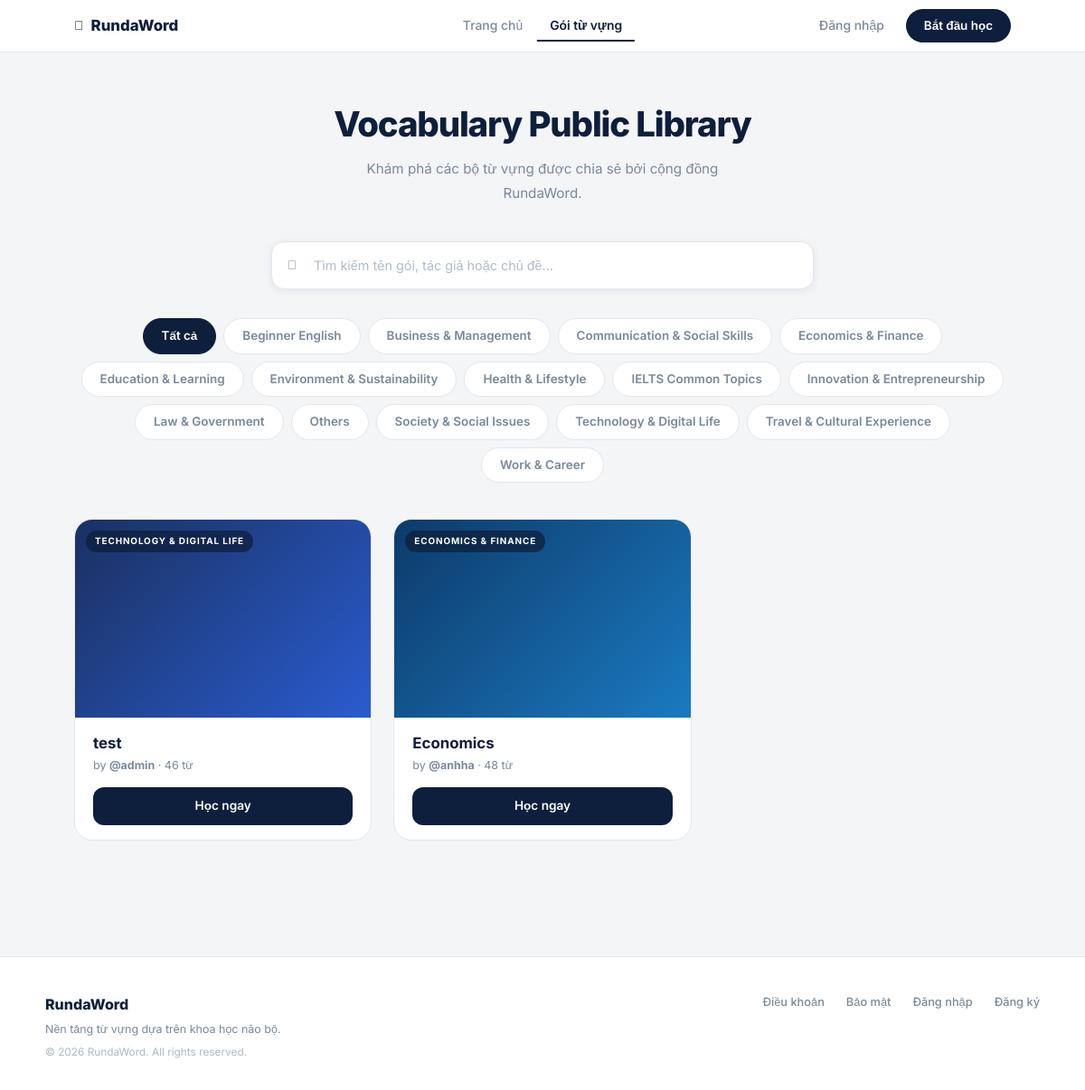
/explore, run on the app's committed database.
### main.py (models this page shows, shortened)
class TopicCatalog(db.Model):
    __tablename__ = 'topic_catalog'
    id   = db.Column(db.Integer, primary_key=True)
    name = db.Column(db.String(120), unique=True, nullable=False)

class VocabPackage(db.Model):
    __tablename__ = 'vocab_packages'
    id                  = db.Column(db.Integer, primary_key=True)
    package_name        = db.Column(db.String(100), nullable=False)
    package_description = db.Column(db.Text)
    topic               = db.Column(db.String(80))          # NEW: topic/category field
    created_at          = db.Column(db.DateTime, default=datetime.utcnow)
    updated_at          = db.Column(db.DateTime, default=datetime.utcnow)
    user_id             = db.Column(db.Integer, db.ForeignKey('users.id'), nullable=False)
    is_public           = db.Column(db.Boolean, default=True)
    vocabularies = db.relationship(
        'Vocabulary', backref='package', lazy=True, cascade='all, delete-orphan'
    )

class User(UserMixin, db.Model):
    __tablename__ = 'users'
    id            = db.Column(db.Integer, primary_key=True)
    username      = db.Column(db.String(50),  unique=True, nullable=False)
    name          = db.Column(db.String(100))
    email         = db.Column(db.String(120), unique=True, nullable=False)
    password_hash = db.Column(db.String(255), nullable=False)
    role          = db.Column(db.Integer, default=ROLE_USER, nullable=False)
    created_at    = db.Column(db.DateTime, default=datetime.utcnow)
    packages = db.relationship(
        'VocabPackage', backref='user', lazy=True, cascade='all, delete-orphan',
        foreign_keys='VocabPackage.user_id'
    )
    saved_packages = db.relationship(
        'VocabPackage', secondary=user_saved_packages,
        backref=db.backref('saved_by', lazy='dynamic'), lazy='dynamic'
    )

### main.py (the view)
@app.route('/explore')
def explore():
    q            = request.args.get('q', '').strip()
    topic_filter = request.args.get('topic', '').strip()
    available_topics = get_available_topics()
    if topic_filter and topic_filter not in available_topics:
        topic_filter = ''
    pkg_query = VocabPackage.query.filter(VocabPackage.is_public == True)
    if topic_filter:
        pkg_query = pkg_query.filter(VocabPackage.topic == topic_filter)
    if q:
        public_packages = search_packages(q)
        if topic_filter:
            public_packages = [p for p in public_packages if p.topic == topic_filter]
    else:
        public_packages = pkg_query.order_by(VocabPackage.updated_at.desc()).all()
    return render_template(
        'explore.html',
        public_packages=public_packages,
        search_query=q,
        topic_filter=topic_filter,
        available_topics=available_topics,
    )

### main.py (called while the page is built)
def get_available_topics():
    rows = TopicCatalog.query.order_by(TopicCatalog.name).all()
    return [r.name for r in rows]

### templates/explore.html (shortened to what this page needs)
{% extends "base.html" %}
{% block content %}
<nav class="lp-nav">
  <div class="inner">
    <a href="{{ url_for('index') }}" class="lp-logo">
      <i class="fas fa-book-open" style="font-size:0.88rem;"></i>RundaWord
    </a>
    <div class="lp-nav-links">
      {% if current_user.is_authenticated %}
        <a href="{{ url_for('dashboard') }}" class="lp-nav-link">Dashboard</a>
        <a href="{{ url_for('packages') }}"  class="lp-nav-link">Library</a>
        <a href="{{ url_for('explore') }}"   class="lp-nav-link active">Explore</a>
      {% else %}
        <a href="{{ url_for('guest_home') }}" class="lp-nav-link">Trang chủ</a>
        <a href="{{ url_for('explore') }}"    class="lp-nav-link active">Gói từ vựng</a>
      {% endif %}
    </div>
    <div class="lp-nav-right">
      {% if current_user.is_authenticated %}
      <div class="dropdown">
        <a class="rw-avatar-btn" href="#" data-bs-toggle="dropdown" role="button">
          <i class="fas fa-user"></i>
        </a>
        <ul class="dropdown-menu dropdown-menu-end" style="min-width:180px;">
          <li>
            <div class="px-3 py-2" style="border-bottom:1px solid var(--border);">
              <div style="font-weight:700;font-size:0.88rem;color:var(--navy);">{{ current_user.name or current_user.username }}</div>
              <div style="font-size:0.74rem;color:var(--text-muted);">{{ current_user.email }}</div>
            </div>
          </li>
          <li><a class="dropdown-item mt-1" href="{{ url_for('profile') }}">
            <i class="fas fa-user me-2" style="color:var(--text-muted);width:14px;"></i>Profile
          </a></li>
          {% if current_user.is_admin %}
          <li><a class="dropdown-item" href="{{ url_for('admin_dashboard') }}">
            <i class="fas fa-shield-alt me-2 text-muted"></i>Admin Panel
          </a></li>
          {% endif %}
          <li><a class="dropdown-item text-danger" href="{{ url_for('logout') }}">
            <i class="fas fa-sign-out-alt me-2" style="width:14px;"></i>Sign out
          </a></li>
        </ul>
      </div>
      {% else %}
        <a href="{{ url_for('login') }}" class="lp-nav-signin">Đăng nhập</a>
        <a href="{{ url_for('register') }}" class="btn-start-sm">Bắt đầu học</a>
      {% endif %}
    </div>
  </div>
</nav>
<div class="exp-page">
  <div class="exp-hero">
    <h1>Vocabulary Public Library</h1>
    <p>Khám phá các bộ từ vựng được chia sẻ bởi cộng đồng RundaWord.</p>
  </div>
  <div class="exp-search-wrap">
    <form method="GET" action="{{ url_for('explore') }}" style="display:contents;">
      <input type="text" name="q"
        placeholder="Tìm kiếm tên gói, tác giả hoặc chủ đề…"
        value="{{ search_query or '' }}"
        style="width:100%;">
    </form>
  </div>
  <div class="exp-filters">
    <a href="{{ url_for('explore', q=search_query or '') }}"
       class="exp-filter {% if not topic_filter %}active{% endif %}">Tất cả</a>
    {% for topic in available_topics %}
    <a href="{{ url_for('explore', q=search_query or '', topic=topic) }}"
       class="exp-filter {% if topic_filter == topic %}active{% endif %}">{{ topic }}</a>
    {% endfor %}
  </div>
  {% set bg_colors = [
    'linear-gradient(135deg,#1a3060,#2a5ccf)',
    'linear-gradient(135deg,#0d3a6a,#1a7ac0)',
    'linear-gradient(135deg,#1a1a3a,#2a2a7a)',
    'linear-gradient(135deg,#3a1a1a,#8a2a2a)',
    'linear-gradient(135deg,#0d3a20,#1a8a4a)',
    'linear-gradient(135deg,#2a1a3a,#6a2a9a)'
  ] %}
  {% if public_packages %}
  <div class="exp-grid">
    {% for pkg in public_packages %}
    <div class="exp-card">
      <div class="exp-card-img-wrap">
        <div class="exp-card-img-bg" style="background:{{ bg_colors[loop.index0 % 6] }};"></div>
        {% if pkg.topic %}
          <span class="exp-cat-badge">{{ pkg.topic }}</span>
        {% endif %}
      </div>
      <div class="exp-card-body">
        <div class="exp-card-name">{{ pkg.package_name }}</div>
        <div class="exp-card-meta">
          by <strong>@{{ pkg.user.username if pkg.user else 'unknown' }}</strong>
          · {{ pkg.vocabularies|length }} từ
        </div>
        {% if current_user.is_authenticated %}
          <a href="{{ url_for('package_detail', package_id=pkg.id) }}" class="btn-learn-dark">Học ngay</a>
        {% else %}
          <button class="btn-learn-dark" onclick="openAuth('login')">Học ngay</button>
        {% endif %}
      </div>
    </div>
    {% endfor %}
  </div>
  {% endif %}
</div>
{% endblock %}

### static/css/main.css (style rules this page uses)
:root { --navy: #0d1f3c; --navy-deep: #071020; --navy-mid: #1c3358; --white: #ffffff; --off-white: #f4f5f7; --bg: #f4f5f7; --border: #e3e7ed; --border-light: #edf0f4; --text: #0d1f3c; --text-muted: #7a8899; --text-light: #a0aab5; --green: #27ae60; --green-bg: #e8f8f0; --green-text: #1a7a43; --accent: #2563eb; --red: #e74c3c; --red-bg: #fdf2f2; --shadow-xs: 0 1px 3px rgba(13,31,60,0.06); --shadow-sm: 0 2px 8px rgba(13,31,60,0.08); --shadow-md: 0 4px 20px rgba(13,31,60,0.10); --shadow-lg: 0 8px 40px rgba(13,31,60,0.14); --r-sm: 8px; --r-md: 12px; --r-lg: 16px; --r-xl: 20px; }
*, *::before, *::after { box-sizing: border-box; margin: 0; padding: 0; }
html { scroll-behavior: smooth; }
body { font-family: 'Inter', sans-serif; background: var(--bg); color: var(--text); font-size: 14px; line-height: 1.6; -webkit-font-smoothing: antialiased; min-height: 100vh; display: flex; flex-direction: column; }

### templates/base.html (style rules this page uses)
body, * { font-family: 'Inter', sans-serif !important; }

### data on the page
TopicCatalog: name "Beginner English"
TopicCatalog: name "Business & Management"
TopicCatalog: name "Communication & Social Skills"
TopicCatalog: name "Economics & Finance"
TopicCatalog: name "Education & Learning"
TopicCatalog: name "Environment & Sustainability"
TopicCatalog: name "Health & Lifestyle"
TopicCatalog: name "IELTS Common Topics"
TopicCatalog: name "Innovation & Entrepreneurship"
TopicCatalog: name "Law & Government"
TopicCatalog: name "Others"
TopicCatalog: name "Society & Social Issues"
TopicCatalog: name "Technology & Digital Life"
TopicCatalog: name "Travel & Cultural Experience"
TopicCatalog: name "Work & Career"
VocabPackage: topic "TECHNOLOGY & DIGITAL LIFE", package_name "test", user "admin", vocabularies|length "46"
VocabPackage: topic "ECONOMICS & FINANCE", package_name "Economics", user "anhha", vocabularies|length "48"
